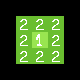

A 2D game scene composited from a Tiled map and its tileset images. What follows is a short description and the map's XML, with every tile layer's data as written:
An orthogonal 5x5 tile map with 16x16 px tiles, 1 tile layer (input_set), 2 hidden layers not drawn.

<map version="1.8" tiledversion="1.8.2" orientation="orthogonal" renderorder="right-down" width="5" height="5" tilewidth="16" tileheight="16" infinite="0" nextlayerid="4" nextobjectid="1">
 <properties>
  <property name="WrapBorder" type="bool" value="true" />
 </properties>
 <tileset firstgid="1" source="../spr_test_tileset.tsx" />
 <layer id="1" name="input_set" width="5" height="5">
  <data encoding="csv">
0,0,0,0,0,
0,3,3,3,0,
0,3,2,3,0,
0,3,3,3,0,
0,0,0,0,0
</data>
 </layer>
 <layer id="2" name="output_set" width="5" height="5" visible="0">
  <data encoding="csv">
0,0,0,0,0,
0,5,5,5,0,
0,5,4,5,0,
0,5,5,5,0,
0,0,0,0,0
</data>
 </layer>
 <layer id="3" name="regions" width="5" height="5" visible="0" opacity="0.52">
  <data encoding="csv">
0,0,0,0,0,
0,13,13,13,0,
0,13,13,13,0,
0,13,13,13,0,
0,0,0,0,0
</data>
 </layer>
</map>
